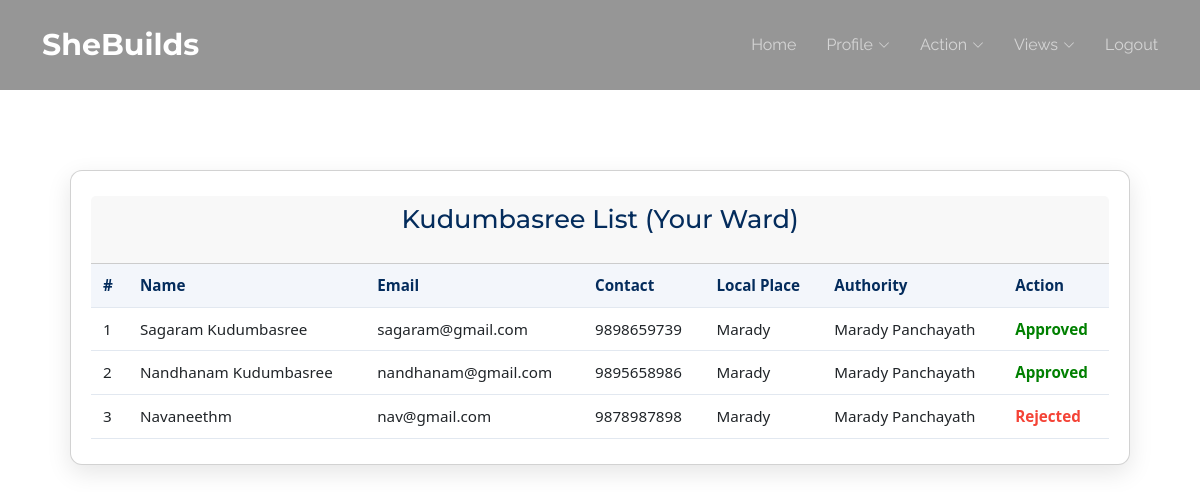
The app's page /CDS/viewkudumbasree/ (signed in) with its own data.
### Guest/models.py (models this page shows)
class tbl_kudumbasree(models.Model):
    kudumbasree_name=models.CharField(max_length=30)
    kudumbasree_email=models.CharField(max_length=30)
    kudumbasree_contact=models.CharField(max_length=30)
    kudumbasree_password=models.CharField(max_length=30)
    kudumbasree_status=models.IntegerField(default=0)
    localplace=models.ForeignKey(tbl_localplace,on_delete=models.CASCADE)
    authority=models.ForeignKey(tbl_authority,on_delete=models.CASCADE)
    authorityward=models.ForeignKey(tbl_authorityward,on_delete=models.CASCADE)

### Admin/models.py (models this page shows)
class tbl_localplace(models.Model):
    localplace_name=models.CharField(max_length=30)
    place=models.ForeignKey(tbl_place,on_delete=models.CASCADE)

class tbl_authority(models.Model):
    authority_name=models.CharField(max_length=30)
    authority_email=models.CharField(max_length=30)
    authority_contact=models.CharField(max_length=30)
    authority_address=models.CharField(max_length=30)
    authority_photo=models.FileField(upload_to="Assets/File/User")
    authority_proof=models.FileField(upload_to="Assets/File/User")
    authority_password=models.CharField(max_length=30)
    authority_status=models.IntegerField(default=0)
    place=models.ForeignKey(tbl_place,on_delete=models.CASCADE)
    authoritytype=models.ForeignKey(tbl_authoritytype,on_delete=models.CASCADE)

### CDS/views.py (the view)
# urls.py: path('viewkudumbasree/', views.ViewKudumbasree, name='ViewKudumbasree'),
def ViewKudumbasree(request):
    cds_id = request.session.get('cdsid')
    cds = tbl_cds.objects.get(id=cds_id)
    kudumbasree_list = tbl_kudumbasree.objects.filter(
        authorityward=cds.authorityward
    )
    return render(request, 'CDS/ViewKudumbasree.html', {
        'kudumbasree_list': kudumbasree_list
    })

### CDS/Templates/CDS/ViewKudumbasree.html (shortened to what this page needs)
{% extends 'CDS/Header.html' %}
{% block content %}
<div class="page-container">
    <div class="card profile-card">
        <div class="card-header">
            <h2>Kudumbasree List (Your Ward)</h2>
        </div>
        <div class="table-responsive">
            <table class="styled-table">
                <thead>
                    <tr>
                        <th>#</th>
                        <th>Name</th>
                        <th>Email</th>
                        <th>Contact</th>
                        <th>Local Place</th>
                        <th>Authority</th>
                        <th>Action</th>
                    </tr>
                </thead>
                <tbody>
                    {% for k in kudumbasree_list %}
                    <tr>
                        <td>{{ forloop.counter }}</td>
                        <td>{{ k.kudumbasree_name }}</td>
                        <td>{{ k.kudumbasree_email }}</td>
                        <td>{{ k.kudumbasree_contact }}</td>
                        <td>{{ k.localplace.localplace_name }}</td>
                        <td>{{ k.authority.authority_name }}</td>
                        <td>
                            {% if k.kudumbasree_status == 0 %}
                                <a href="{% url 'CDS:ApproveKudumbasree' k.id %}"
                                   class="action-btn approve"
                                   onclick="return confirm('Approve this Kudumbasree?')">Approve</a>
                                <a href="{% url 'CDS:RejectKudumbasree' k.id %}"
                                   class="action-btn reject"
                                   onclick="return confirm('Reject this Kudumbasree?')">Reject</a>
                            {% elif k.kudumbasree_status == 1 %}
                                <span class="status-label approved">Approved</span>
                            {% else %}
                                <span class="status-label rejected">Rejected</span>
                            {% endif %}
                        </td>
                    </tr>
                    {% empty %}
                    <tr>
                        <td colspan="7" class="empty-row">No Kudumbasree Found in Your Ward</td>
                    </tr>
                    {% endfor %}
                </tbody>
            </table>
        </div>
    </div>
</div>
{% endblock content %}

### Guest/static/Main/assets/css/main.css (style rules this page uses)
:root { --default-font: "Roboto", system-ui, -apple-system, "Segoe UI", Roboto, "Helvetica Neue", Arial, "Noto Sans", "Liberation Sans", sans-serif, "Apple Color Emoji", "Segoe UI Emoji", "Segoe UI Symbol", "Noto Color Emoji"; --heading-font: "Montserrat", sans-serif; --nav-font: "Raleway", sans-serif; }
:root { --background-color: #ffffff; --default-color: #2b180d; --heading-color: #1b2f45; --accent-color: #56b8e6; --surface-color: #ffffff; --contrast-color: #ffffff; }
:root { --nav-color: rgba(255, 255, 255, 0.6); --nav-hover-color: #ffffff; --nav-mobile-background-color: #ffffff; --nav-dropdown-background-color: #ffffff; --nav-dropdown-color: #212529; --nav-dropdown-hover-color: #56b8e6; }
:root { scroll-behavior: smooth; }
body { color: var(--default-color); background-color: var(--background-color); font-family: var(--default-font); }
h1, h2, h3, h4, h5, h6 { color: var(--heading-color); font-family: var(--heading-font); }

### CDS/Templates/CDS/ViewKudumbasree.html (style rules this page uses)
.page-container { max-width: 1100px; margin: 40px auto; padding: 0 20px; font-family: 'Segoe UI', Tahoma, Geneva, Verdana, sans-serif; }
.card.profile-card { background: #fff; padding: 25px 20px; border-radius: 12px; box-shadow: 0 8px 25px rgba(0,0,0,0.1); margin-bottom: 30px; }
.card-header h2 { margin: 0 0 20px; font-size: 1.6rem; color: #042c5c; text-align: center; }
.table-responsive { overflow-x: auto; }
.styled-table { width: 100%; border-collapse: collapse; font-size: 0.95rem; }
.styled-table th, .styled-table td { padding: 10px 12px; text-align: left; border-bottom: 1px solid #e2e8f0; }
.styled-table th { background-color: #f3f6fb; color: #042c5c; font-weight: 600; }
.status-label.approved { color: green; font-weight: 600; }
.status-label.rejected { color: #f44336; font-weight: 600; }

### records on screen
tbl_kudumbasree: kudumbasree_name "Sagaram Kudumbasree", kudumbasree_email "sagaram@gmail.com", kudumbasree_contact "9898659739", localplace.localplace_name "Marady", authority.authority_name "Marady Panchayath", kudumbasree_status "Approved"
tbl_kudumbasree: kudumbasree_name "Nandhanam Kudumbasree", kudumbasree_email "nandhanam@gmail.com", kudumbasree_contact "9895658986", localplace.localplace_name "Marady", authority.authority_name "Marady Panchayath", kudumbasree_status "Approved"
tbl_kudumbasree: kudumbasree_name "Navaneethm", kudumbasree_email "nav@gmail.com", kudumbasree_contact "9878987898", localplace.localplace_name "Marady", authority.authority_name "Marady Panchayath", kudumbasree_status "Rejected"
